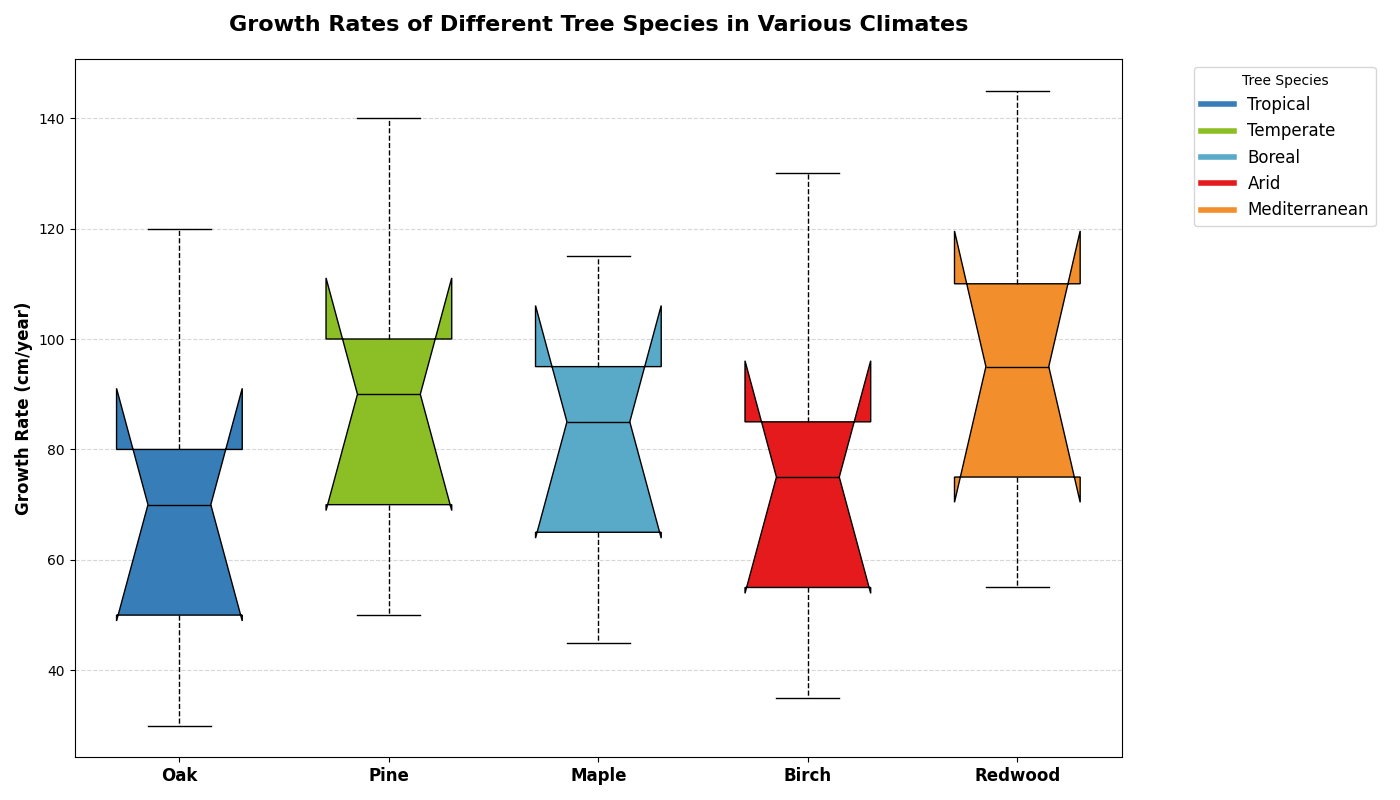

Recreate this plot in Python.
import numpy as np
import matplotlib.pyplot as plt

tree_species = ['Oak', 'Pine', 'Maple', 'Birch', 'Redwood']

climate_tropical = [120, 140, 115, 130, 145]
climate_temperate = [80, 100, 95, 85, 110]
climate_boreal = [50, 70, 65, 55, 75]
climate_arid = [30, 50, 45, 35, 55]
climate_mediterranean = [70, 90, 85, 75, 95]

data = [
    climate_tropical,
    climate_temperate,
    climate_boreal,
    climate_arid,
    climate_mediterranean
]

fig, ax = plt.subplots(figsize=(14, 8))

# Manually shuffled colors
colors = ['#377EB8', '#8CBF26', '#59A9C8', '#E41A1C', '#F28E2B'] # The order was altered

for i, species in enumerate(tree_species):
    species_data = [climate[i] for climate in data]
    bp = ax.boxplot(species_data, positions=[i], widths=0.6, vert=True, patch_artist=True, 
                    boxprops=dict(facecolor=colors[i], color='black'),
                    whiskerprops=dict(color='black', linestyle='--'),
                    capprops=dict(color='black'),
                    flierprops=dict(marker='o', color='red', alpha=0.5),
                    medianprops=dict(color='black'),
                    notch=True)

ax.set_xticks(range(len(tree_species)))
ax.set_xticklabels(tree_species, fontsize=12, fontweight='bold')
ax.set_ylabel("Growth Rate (cm/year)", fontsize=12, fontweight='bold')
ax.set_title("Growth Rates of Different Tree Species in Various Climates", fontsize=16, fontweight='bold', pad=20)
ax.grid(axis='y', linestyle='--', alpha=0.5)

legend_labels = ['Tropical', 'Temperate', 'Boreal', 'Arid', 'Mediterranean']
handles = [plt.Line2D([0], [0], color=colors[i], lw=4) for i in range(len(tree_species))]
ax.legend(handles, legend_labels, title='Tree Species', loc='upper right', bbox_to_anchor=(1.25, 1), fontsize=12)

plt.tight_layout()
plt.show()
